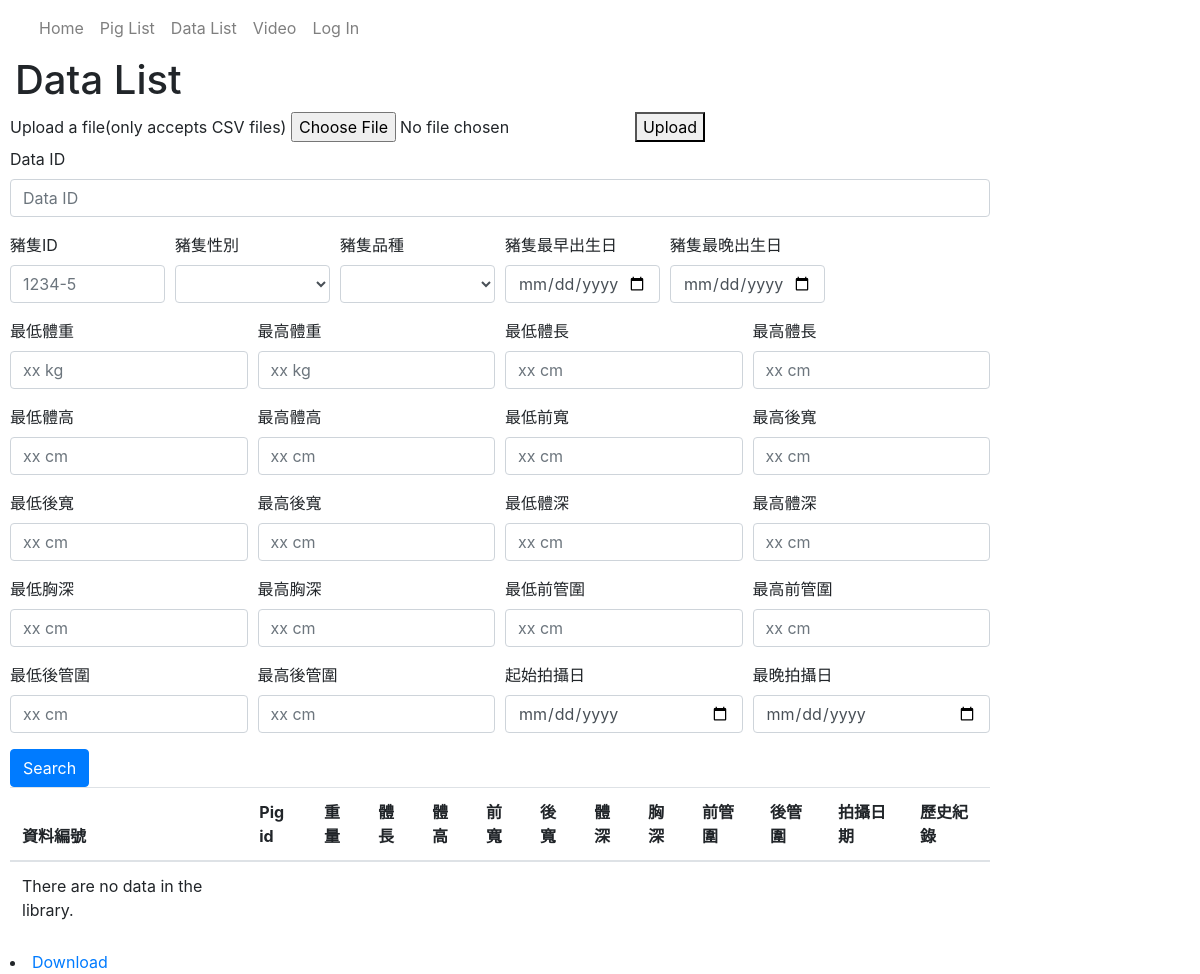
Before: /catalog/datas/ with the older database file.
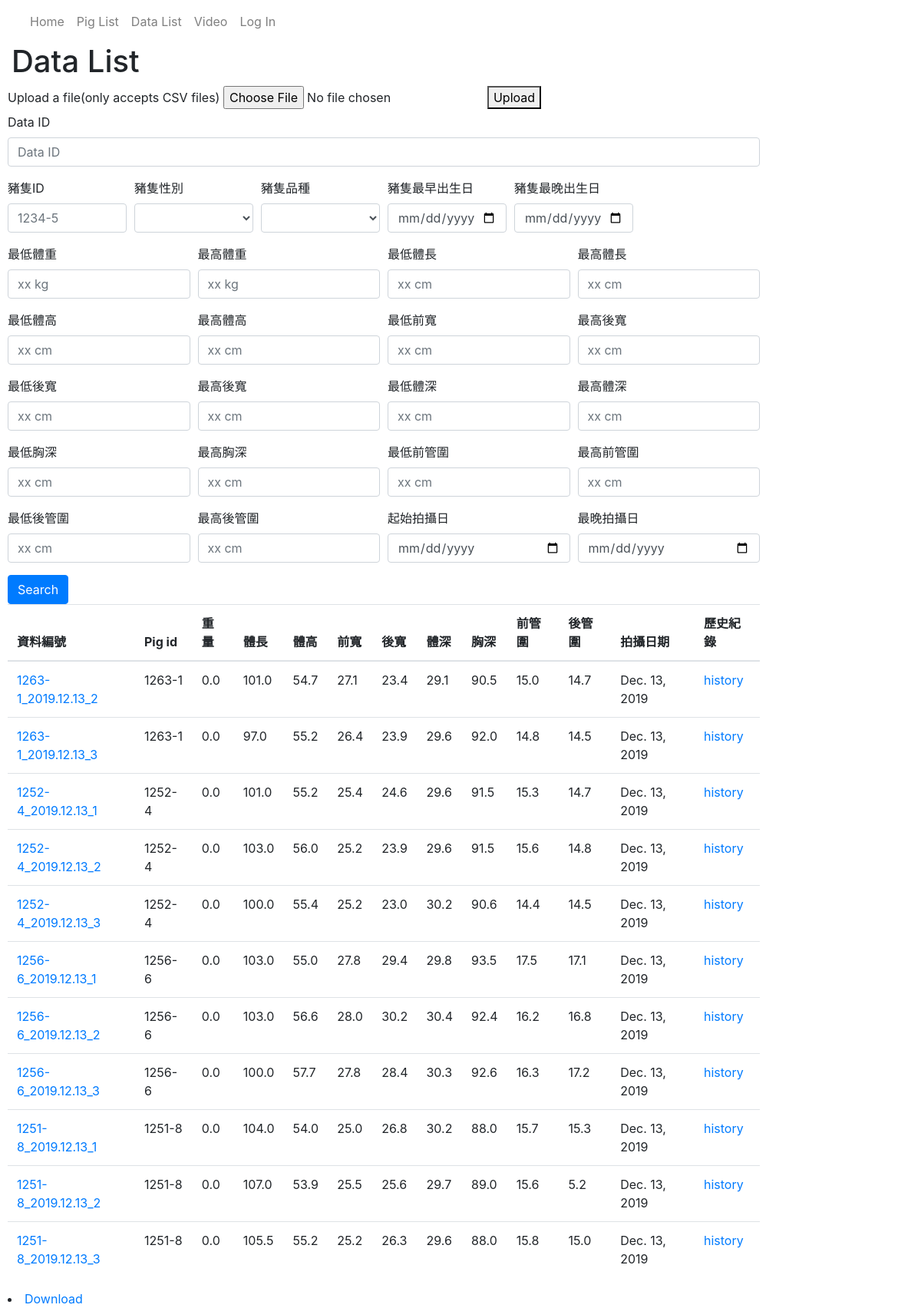
After: the same page with the newer database file.
### catalog/models.py (models this page shows, shortened)
class Data(models.Model):
    data_id = models.CharField(primary_key=True, max_length=30)
    pig_id = models.ForeignKey('Pig', on_delete=models.SET_NULL, null=True)
    weight = models.FloatField(help_text='Input weight in kg.')
    length = models.FloatField(help_text='Input body length in cm.')
    height = models.FloatField(help_text='Input height in cm.')
    front_width = models.FloatField(help_text='Input front width in cm.')
    back_width = models.FloatField(help_text='Input back width in cm.')
    depth = models.FloatField(help_text='Input body depth in cm.')
    chest = models.FloatField(help_text='Input chest in cm.')
    front_cannon_circumference = models.FloatField(help_text='Input front cannon circumference in cm.' )
    back_cannon_circumference = models.FloatField(help_text='Input front cannon circumference in cm.' )
    date = models.DateField(help_text='Input measuring date.')

class Pig(models.Model):
    pig_id = models.CharField(max_length=8,primary_key=True, help_text='Input birth year(XX) + ear tag')
    birth = models.DateField(null=True, blank=True)
    gender = models.CharField(max_length=100,null=True, blank=True)
    dad_id = models.CharField(max_length=100,null=True, blank=True)
    mom_id = models.CharField(max_length=100,null=True, blank=True)
    breed = models.CharField(max_length=10, help_text='Pig\'s breed')
    def __str__(self):
        return self.pig_id

### catalog/views.py (the view)
# urls.py: path('datas/', views.DataListView, name='datas'),
def DataListView(request):
    model = Data
    fields = ['data_id', 'pig_id', 'weight', 'length', 'height', 'front_width', 'back_width', 'depth',
              'chest', 'front_cannon_circumference', 'back_cannon_circumference', 'date']
    model_history = Data_history
    template = 'data_list.html'
    foreignkey = 'pig_id'
    foreignkeyfields = ['pig_id', 'gender', 'breed', 'birth']
    foreignkey_model = Pig
    if request.method == 'GET':
        qs = listfilter(request,model,fields)
        qs = foreignfilter(request, foreignkey, foreignkeyfields, qs)
        context = {'list':qs}
        return render(request,template,context)
    elif request.method == 'POST':
        upload_csv(request, model, fields, model_history, foreignkey=foreignkey, foreignkey_model=foreignkey_model)
        qs = listfilter(request,model,fields)
        qs = foreignfilter(request, foreignkey, foreignkeyfields, qs)
        context = {'list':qs}
        return render(request,template,context)

### catalog/views.py (called while the page is built)
def is_valid_queryparam(param):
    return (param != '' and param is not None)

def listfilter(request, model, fields):
    global qs
    qs = model.objects.all()
    for field in fields:
        param = request.GET.get(field)
        if is_valid_queryparam(param):
            qs = qs.filter(**{field:param})
        else:
            param_up_down = ['_min', '_max']
            field_up_down = ['__gte', '__lt']
            for i in range(2):
                param_range = str(field) + str(param_up_down[i])
                field_range = str(field) + str(field_up_down[i])
                param = request.GET.get(param_range)
                if is_valid_queryparam(param):
                    qs = qs.filter(**{field_range:param})
    return qs

### catalog/templates/data_list.html (shortened to what the changed rows need)
{% extends "base_generic.html" %}
{% block content %}
  	<h1>Data List</h1>
	<form method="GET" action=".">
		<table class="table">
			<thead>
				<tr class="row100 head">
					<th class="cell100 column1">資料編號</th>
					<th class="cell100 column2">Pig id</th>
					<th class="cell100 column3">重量</th>
					<th class="cell100 column4">體長</th>
					<th class="cell100 column5">體高</th>
					<th class="cell100 column6">前寬</th>
					<th class="cell100 column7">後寬</th>
					<th class="cell100 column8">體深</th>
					<th class="cell100 column9">胸深</th>
					<th class="cell100 column10">前管圍</th>
					<th class="cell100 column11">後管圍</th>
					<th class="cell100 column12">拍攝日期</th>
					<th class="cell100 column15">歷史紀錄</th>
				</tr>
			</thead>
			<tbody>
				{% if list %}
				{% for data in list %}
				<tr>
					<td><a href="{% url 'data-detail' data.pk %}">{{ data.data_id }}</a></td>
					<td><a href="{% url 'pig-detail' data.pig_id.pk %}"></a>{{ data.pig_id }}</td>
					<td>{{ data.weight }}</td>
					<td>{{ data.length }}</td>
					<td>{{ data.height }}</td>
					<td>{{ data.front_width }}</td>
					<td>{{ data.back_width }}</td>
					<td>{{ data.depth }}</td>
					<td>{{ data.chest }}</td>
					<td>{{ data.front_cannon_circumference }}</td>
					<td>{{ data.back_cannon_circumference }}</td>
					<td>{{ data.date }}</td>
					<td><a href="{% url 'data-history' data.pk %}">history</a></td>
				</tr>
				{% endfor %}
				{% else %}
				<tr>
					<td>There are no data in the library.</td>
				</tr>
				{% endif %}
			</tbody>
		</table>
	</form>
{% endblock %}

Changed rows visible on the page:
added Data: data_id "1263-1_2019.12.13_2", pig_id "1263-1", weight "0.0", length "101.0", height "54.7", front_width "27.1", back_width "23.4", depth "29.1", chest "90.5", front_cannon_circumference "15.0", back_cannon_circumference "14.7", date "Dec. 13, 2019"
added Data: data_id "1263-1_2019.12.13_3", pig_id "1263-1", weight "0.0", length "97.0", height "55.2", front_width "26.4", back_width "23.9", depth "29.6", chest "92.0", front_cannon_circumference "14.8", back_cannon_circumference "14.5", date "Dec. 13, 2019"
added Data: data_id "1252-4_2019.12.13_1", pig_id "1252-4", weight "0.0", length "101.0", height "55.2", front_width "25.4", back_width "24.6", depth "29.6", chest "91.5", front_cannon_circumference "15.3", back_cannon_circumference "14.7", date "Dec. 13, 2019"
added Data: data_id "1252-4_2019.12.13_2", pig_id "1252-4", weight "0.0", length "103.0", height "56.0", front_width "25.2", back_width "23.9", depth "29.6", chest "91.5", front_cannon_circumference "15.6", back_cannon_circumference "14.8", date "Dec. 13, 2019"
added Data: data_id "1252-4_2019.12.13_3", pig_id "1252-4", weight "0.0", length "100.0", height "55.4", front_width "25.2", back_width "23.0", depth "30.2", chest "90.6", front_cannon_circumference "14.4", back_cannon_circumference "14.5", date "Dec. 13, 2019"
added Data: data_id "1256-6_2019.12.13_1", pig_id "1256-6", weight "0.0", length "103.0", height "55.0", front_width "27.8", back_width "29.4", depth "29.8", chest "93.5", front_cannon_circumference "17.5", back_cannon_circumference "17.1", date "Dec. 13, 2019"
added Data: data_id "1256-6_2019.12.13_2", pig_id "1256-6", weight "0.0", length "103.0", height "56.6", front_width "28.0", back_width "30.2", depth "30.4", chest "92.4", front_cannon_circumference "16.2", back_cannon_circumference "16.8", date "Dec. 13, 2019"
added Data: data_id "1256-6_2019.12.13_3", pig_id "1256-6", weight "0.0", length "100.0", height "57.7", front_width "27.8", back_width "28.4", depth "30.3", chest "92.6", front_cannon_circumference "16.3", back_cannon_circumference "17.2", date "Dec. 13, 2019"
added Data: data_id "1251-8_2019.12.13_1", pig_id "1251-8", weight "0.0", length "104.0", height "54.0", front_width "25.0", back_width "26.8", depth "30.2", chest "88.0", front_cannon_circumference "15.7", back_cannon_circumference "15.3", date "Dec. 13, 2019"
added Data: data_id "1251-8_2019.12.13_2", pig_id "1251-8", weight "0.0", length "107.0", height "53.9", front_width "25.5", back_width "25.6", depth "29.7", chest "89.0", front_cannon_circumference "15.6", back_cannon_circumference "5.2", date "Dec. 13, 2019"
added Data: data_id "1251-8_2019.12.13_3", pig_id "1251-8", weight "0.0", length "105.5", height "55.2", front_width "25.2", back_width "26.3", depth "29.6", chest "88.0", front_cannon_circumference "15.8", back_cannon_circumference "15.0", date "Dec. 13, 2019"
Other visible differences:
text no longer shown: "There are no data in the library."
